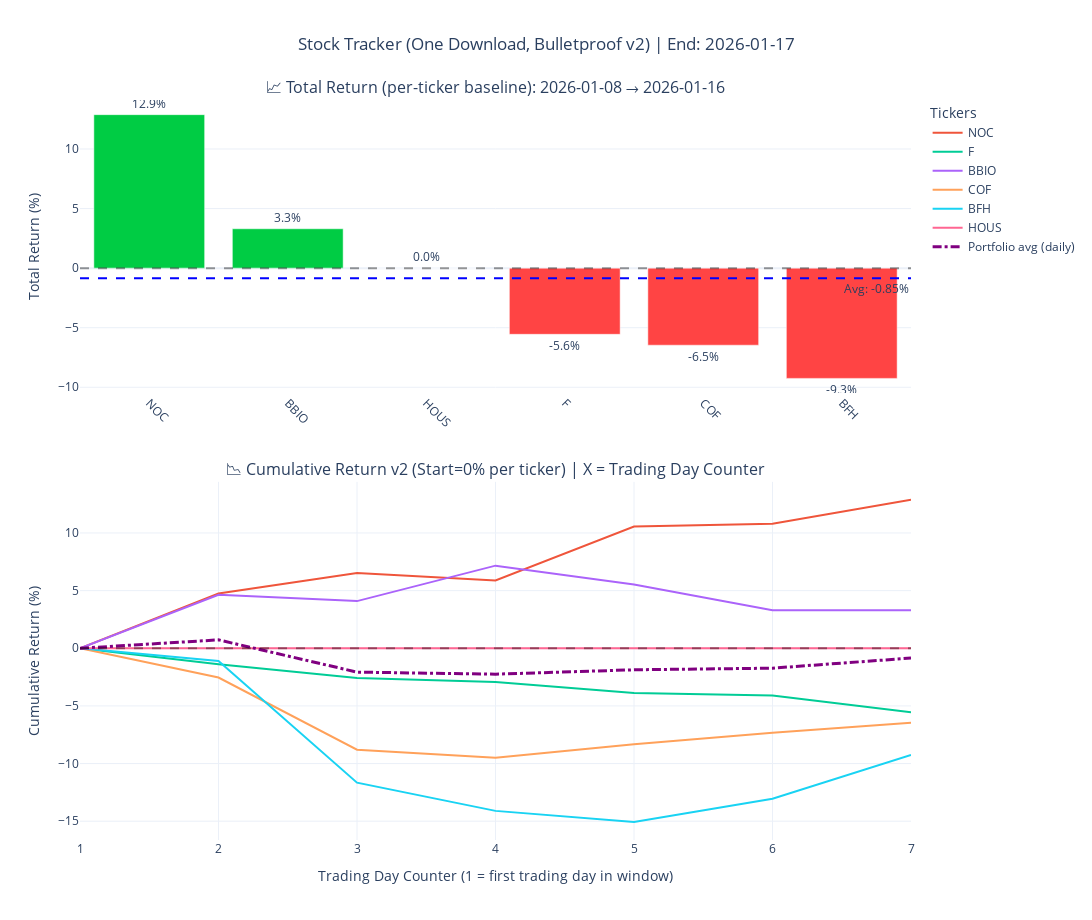

The code cell stored with this chart in its notebook:
### Code cell
BASELINE_DATE = "2026-01-08"
print(format_pretty_tracker_block(BASELINE_DATE))
comp = load_components_for_date(BASELINE_DATE)
STOCK_TICKERS = _dedup_keep_order(comp["weekly"] + comp["pro30"] + comp["movers"])
result = run_trade_return(STOCK_TICKERS, BASELINE_DATE, future_date_str, group_sets=comp)

### Figure 1 — Plotly figure (JSON) as saved in the notebook; plotly's stock layout.template omitted (floating-point values rounded to 4 significant figures)
{"data": [{"customdata": [[590.8, 666.9, "2026-01-08"], [73.82, 76.26, "2026-01-08"], [17.64, 17.64, "2026-01-08"], [14.4, 13.6, "2026-01-08"], [255.7, 239.1, "2026-01-08"], [81.25, 73.73, "2026-01-08"]], "hovertemplate": "<b>%{x}</b><br>Baseline: $%{customdata[0]:.2f}<br>Current: $%{customdata[1]:.2f}<br>Return: %{y:.2f}%<br>Baseline Date Used: %{customdata[2]}<extra></extra>", "marker": {"color": ["#00CC44", "#00CC44", "#00CC44", "#FF4444", "#FF4444", "#FF4444"]}, "showlegend": false, "text": ["12.9%", "3.3%", "0.0%", "-5.6%", "-6.5%", "-9.3%"], "textposition": "outside", "type": "bar", "x": ["NOC", "BBIO", "HOUS", "F", "COF", "BFH"], "xaxis": "x", "y": [12.88, 3.305, 0.0, -5.556, -6.469, -9.255], "yaxis": "y"}, {"customdata": [["2026-01-08"], ["2026-01-09"], ["2026-01-12"], ["2026-01-13"], ["2026-01-14"], ["2026-01-15"], ["2026-01-16"]], "hovertemplate": "<b>NOC</b><br>Trading Day: %{x}<br>Date: %{customdata[0]}<br>Return: %{y:.2f}%<br>Baseline: 2026-01-08 @ 590.79<extra></extra>", "mode": "lines", "name": "NOC", "type": "scatter", "x": [1, 2, 3, 4, 5, 6, 7], "xaxis": "x2", "y": [0.0, 4.744, 6.522, 5.875, 10.55, 10.8, 12.88], "yaxis": "y2"}, {"customdata": [["2026-01-08"], ["2026-01-09"], ["2026-01-12"], ["2026-01-13"], ["2026-01-14"], ["2026-01-15"], ["2026-01-16"]], "hovertemplate": "<b>F</b><br>Trading Day: %{x}<br>Date: %{customdata[0]}<br>Return: %{y:.2f}%<br>Baseline: 2026-01-08 @ 14.4<extra></extra>", "mode": "lines", "name": "F", "type": "scatter", "x": [1, 2, 3, 4, 5, 6, 7], "xaxis": "x2", "y": [0.0, -1.389, -2.569, -2.917, -3.889, -4.097, -5.556], "yaxis": "y2"}, {"customdata": [["2026-01-08"], ["2026-01-09"], ["2026-01-12"], ["2026-01-13"], ["2026-01-14"], ["2026-01-15"], ["2026-01-16"]], "hovertemplate": "<b>BBIO</b><br>Trading Day: %{x}<br>Date: %{customdata[0]}<br>Return: %{y:.2f}%<br>Baseline: 2026-01-08 @ 73.82<extra></extra>", "mode": "lines", "name": "BBIO", "type": "scatter", "x": [1, 2, 3, 4, 5, 6, 7], "xaxis": "x2", "y": [0.0, 4.646, 4.091, 7.166, 5.527, 3.305, 3.305], "yaxis": "y2"}, {"customdata": [["2026-01-08"], ["2026-01-09"], ["2026-01-12"], ["2026-01-13"], ["2026-01-14"], ["2026-01-15"], ["2026-01-16"]], "hovertemplate": "<b>COF</b><br>Trading Day: %{x}<br>Date: %{customdata[0]}<br>Return: %{y:.2f}%<br>Baseline: 2026-01-08 @ 255.68<extra></extra>", "mode": "lines", "name": "COF", "type": "scatter", "x": [1, 2, 3, 4, 5, 6, 7], "xaxis": "x2", "y": [0.0, -2.534, -8.792, -9.492, -8.315, -7.318, -6.469], "yaxis": "y2"}, {"customdata": [["2026-01-08"], ["2026-01-09"], ["2026-01-12"], ["2026-01-13"], ["2026-01-14"], ["2026-01-15"], ["2026-01-16"]], "hovertemplate": "<b>BFH</b><br>Trading Day: %{x}<br>Date: %{customdata[0]}<br>Return: %{y:.2f}%<br>Baseline: 2026-01-08 @ 81.25<extra></extra>", "mode": "lines", "name": "BFH", "type": "scatter", "x": [1, 2, 3, 4, 5, 6, 7], "xaxis": "x2", "y": [0.0, -1.095, -11.66, -14.1, -15.08, -13.05, -9.255], "yaxis": "y2"}, {"customdata": [["2026-01-08"], ["2026-01-09"], ["2026-01-12"], ["2026-01-13"], ["2026-01-14"], ["2026-01-15"], ["2026-01-16"]], "hovertemplate": "<b>HOUS</b><br>Trading Day: %{x}<br>Date: %{customdata[0]}<br>Return: %{y:.2f}%<br>Baseline: 2026-01-08 @ 17.64<extra></extra>", "mode": "lines", "name": "HOUS", "type": "scatter", "x": [1, 2, 3, 4, 5, 6, 7], "xaxis": "x2", "y": [0.0, 0.0, 0.0, 0.0, 0.0, 0.0, 0.0], "yaxis": "y2"}, {"hovertemplate": "Trading Day: %{x}<br>Avg return: %{y:.2f}%<extra></extra>", "line": {"color": "purple", "dash": "dashdot", "width": 3}, "mode": "lines", "name": "Portfolio avg (daily)", "type": "scatter", "x": [1, 2, 3, 4, 5, 6, 7], "xaxis": "x2", "y": [0.0, 0.7287, -2.067, -2.245, -1.867, -1.726, -0.8486], "yaxis": "y2"}], "layout": {"annotations": [{"font": {"size": 16}, "showarrow": false, "text": "📈 Total Return (per-ticker baseline): 2026-01-08 → 2026-01-16", "x": 0.5, "xanchor": "center", "xref": "paper", "y": 1, "yanchor": "bottom", "yref": "paper"}, {"font": {"size": 16}, "showarrow": false, "text": "📉 Cumulative Return v2 (Start=0% per ticker) | X = Trading Day Counter", "x": 0.5, "xanchor": "center", "xref": "paper", "y": 0.484, "yanchor": "bottom", "yref": "paper"}, {"showarrow": false, "text": "Avg: -0.85%", "x": 1, "xanchor": "right", "xref": "x domain", "y": -0.8486, "yanchor": "top", "yref": "y"}], "height": 920, "hovermode": "closest", "legend": {"title": {"text": "Tickers"}}, "shapes": [{"line": {"color": "black", "dash": "dash"}, "opacity": 0.4, "type": "line", "x0": 0, "x1": 1, "xref": "x domain", "y0": 0, "y1": 0, "yref": "y"}, {"line": {"color": "blue", "dash": "dash"}, "type": "line", "x0": 0, "x1": 1, "xref": "x domain", "y0": -0.8486, "y1": -0.8486, "yref": "y"}, {"line": {"color": "black", "dash": "dash"}, "opacity": 0.4, "type": "line", "x0": 0, "x1": 1, "xref": "x2 domain", "y0": 0, "y1": 0, "yref": "y2"}], "title": {"text": "Stock Tracker (One Download, Bulletproof v2) | End: 2026-01-17", "x": 0.5}, "width": 1120, "xaxis": {"anchor": "y", "domain": [0, 1], "tickangle": 45}, "xaxis2": {"anchor": "y2", "domain": [0, 1], "dtick": 1, "title": {"text": "Trading Day Counter (1 = first trading day in window)"}}, "yaxis": {"anchor": "x", "domain": [0.604, 1], "title": {"text": "Total Return (%)"}}, "yaxis2": {"anchor": "x2", "domain": [0, 0.484], "title": {"text": "Cumulative Return (%)"}}}}
